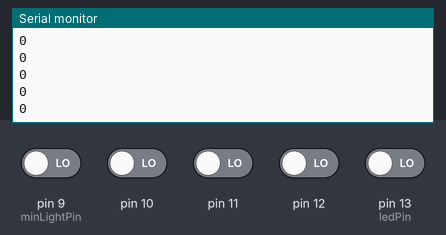
The sketch below on a simulated Arduino Uno, built with avr-gcc and run on an emulated ATmega328P. Shown: the last lines printed to the serial monitor. The test bench sets the inputs (shaded band); at power-on: pin 9 (minLightPin), pin 10–12, pin 13 (ledPin) LOW.

Above: at 1.2 s.
1.3 s: pin 9 (minLightPin) driven HIGH
At 1.31 s:
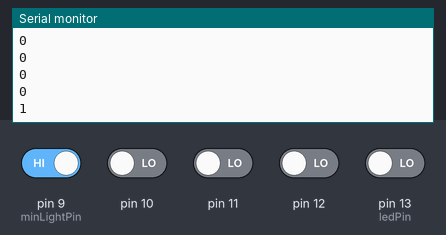
2.8 s: pin 10 driven HIGH
At 2.81 s:
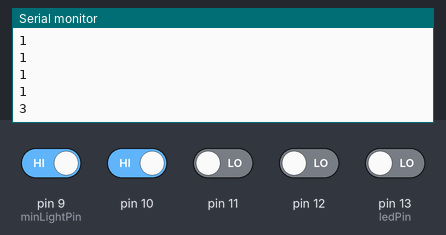
4.3 s: pin 11 driven HIGH
At 4.31 s:
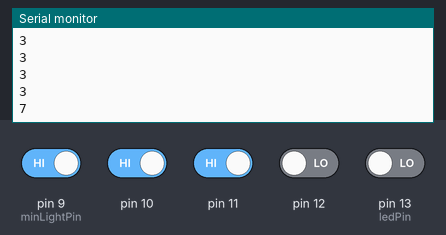
5.8 s: pin 12 driven HIGH
At 5.81 s:
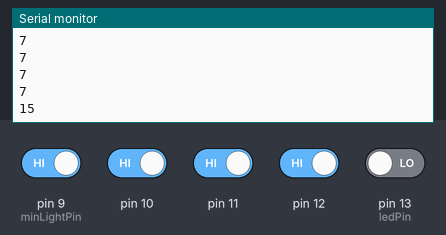
7.3 s: pin 13 (ledPin) driven HIGH
At 7.31 s:
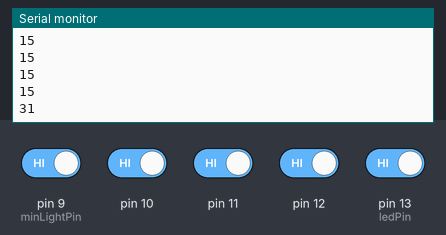
8.8 s: pin 9 (minLightPin) driven LOW
At 8.82 s:
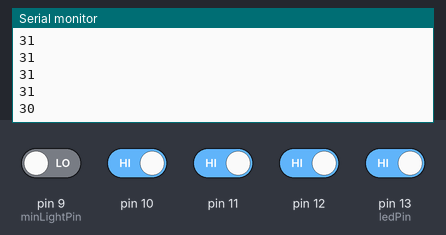
Timing chart, 0 to 11.3 s (numbered marks = the images above; inputs shaded):
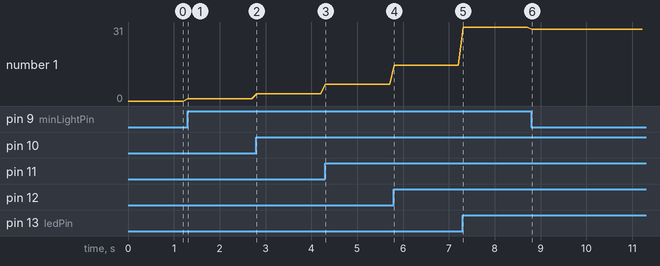

Measured:
- after the input at 1.3 s, the serial monitor: prints a new line at once (image 1)
- after the input at 2.8 s, the serial monitor: prints a new line at once (image 2)
- after the input at 4.3 s, the serial monitor: prints a new line at once (image 3)
- after the input at 5.8 s, the serial monitor: prints a new line at once (image 4)
- after the input at 7.3 s, the serial monitor: prints a new line at once (image 5)
- after the input at 8.8 s, the serial monitor: prints a new line at once (image 6)
- plotted number 1: 0 → 1 after the input at 1.3 s, 1 → 3 after the input at 2.8 s, 3 → 7 after the input at 4.3 s, 7 → 15 after the input at 5.8 s, 15 → 31 after the input at 7.3 s

The sketch:

photoResistor.ino
```cpp
/*
 * A simple programme that will change the intensity of
 * an LED based  * on the amount of light incident on
 * the photo resistor.
 *
 */
//this has not actually been tested sine I don't urrently hae an arduino
//PhotoResistor Pin
int minLightPin = 9;
//amount of photo resistors we're using
int pinAmt = 5;

//LED Pin
int ledPin = 13;
void setup()
{
  for (int i = 0; i < pinAmt; i++)
    pinMode(i+minLightPin, INPUT);
  //initialize serial communications at a 9600 baud rate
  Serial.begin(9600);
}

void loop()
{
  int out = 0;

  for (int i = 0; i < pinAmt; i++) {
    //read light value
    int on = digitalRead(i+minLightPin);
    on = on == HIGH ? 1 : 0;
    out |= on << i;
  }
  Serial.println(out);
 //wait 100 milliseconds so we don't drive ourselves crazy
 delay(100);
}
```
